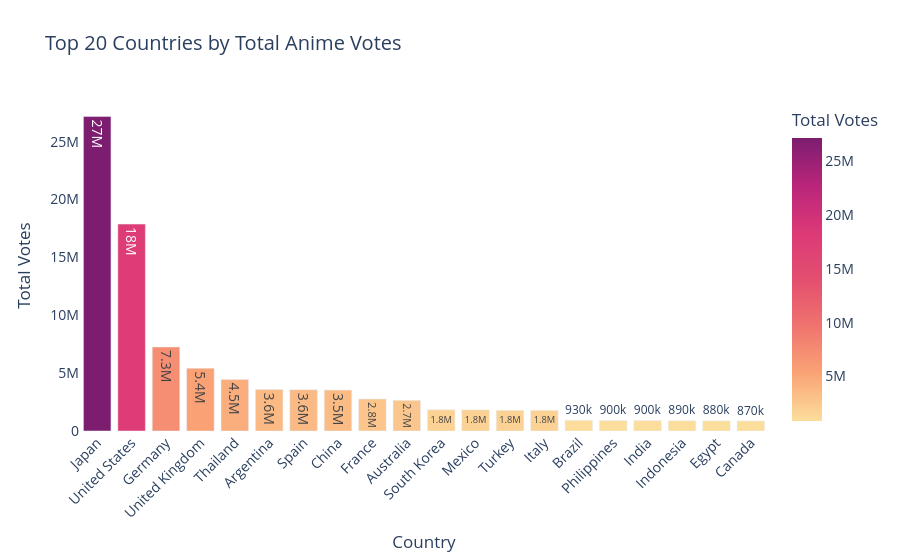

The code cell stored with this chart in its notebook:
### Markdown cell above
## 1. Countries with the most registered users

### Overview
This module manages the integration of large-scale datasets, merging user ratings (Ratings) with geographic profile data (Profiles). To overcome the hardware and memory limitations (MemoryErrors) typical of standard join operations on large data volumes, a dictionary-mapping strategy has been implemented, supported by active garbage collection management.

### Methodology and Technical Justification
Integrating large datasets (over 90 million records) presents critical challenges related to RAM management. The Pandas pd.merge() approach alone generates significant computational overhead, quickly saturating available memory due to inefficient handling of string objects (object dtypes).

To ensure system scalability, efficiency, and stability, we adopted the following process architecture:

* **Dtype Optimization:** The spatial column `location` has been converted to the type `category`. This dramatically reduces the memory footprint by storing textual data as integer indexes rather than repeated strings.
* **Dictionary-Mapping (Pseudo-Join):** Instead of performing a traditional *inner join* on tens of millions of rows, the profile data frame has been transformed into a fast-access mapping dictionary (`location_map`). The `map()` operation is significantly lighter and faster in terms of RAM allocation than an expensive relational `merge`.
* **Active Memory Management:** Explicit object lifecycle management has been implemented using the native `gc` (Garbage Collector) module. Immediately removing (de-allocating) the `profiles` dataframe once the mapping has been extracted frees up valuable resources before loading the massive ratings dataset.
* **Garbage Collection:** Invoking `gc.collect()` forces the operating system to release previously occupied but no longer used memory, radically mitigating the risk of crashes.

### Performance Considerations
The adoption of this memory-optimized algorithmic construct allows the entire dataset to be processed and merged in an extremely short amount of time. This timeframe represents an optimal trade-off in relation to the volume of data processed, ensuring the generation of a robust unified dataset without compromising local hardware limitations.

### Code cell
functionsCountries.topCountriesVotes(user_ratings)

### Figure 1 — Plotly figure (JSON) as saved in the notebook; plotly's stock layout.template omitted (floating-point values rounded to 4 significant figures)
{"data": [{"hovertemplate": "Country=%{x}<br>Total Votes=%{marker.color}<extra></extra>", "legendgroup": "", "marker": {"color": [27172582, 17877846, 7256574, 5426302, 4460375, 3588565, 3571550, 3535904, 2766028, 2651440, 1837111, 1826286, 1786213, 1780612, 930187, 902269, 900682, 888943, 875822, 867536], "coloraxis": "coloraxis", "pattern": {"shape": ""}}, "name": "", "orientation": "v", "showlegend": false, "textposition": "auto", "texttemplate": "%{y:.2s}", "type": "bar", "x": ["Japan", "United States", "Germany", "United Kingdom", "Thailand", "Argentina", "Spain", "China", "France", "Australia", "South Korea", "Mexico", "Turkey", "Italy", "Brazil", "Philippines", "India", "Indonesia", "Egypt", "Canada"], "xaxis": "x", "y": [27172582, 17877846, 7256574, 5426302, 4460375, 3588565, 3571550, 3535904, 2766028, 2651440, 1837111, 1826286, 1786213, 1780612, 930187, 902269, 900682, 888943, 875822, 867536], "yaxis": "y"}], "layout": {"barmode": "relative", "coloraxis": {"colorbar": {"title": {"text": "Total Votes"}}, "colorscale": [[0, "rgb(252, 222, 156)"], [0.1667, "rgb(250, 164, 118)"], [0.3333, "rgb(240, 116, 110)"], [0.5, "rgb(227, 79, 111)"], [0.6667, "rgb(220, 57, 119)"], [0.8333, "rgb(185, 37, 122)"], [1, "rgb(124, 29, 111)"]]}, "font": {"size": 14}, "legend": {"tracegroupgap": 0}, "plot_bgcolor": "rgba(0,0,0,0)", "title": {"text": "Top 20 Countries by Total Anime Votes"}, "xaxis": {"anchor": "y", "domain": [0, 1], "tickangle": -45, "title": {"text": "Country"}}, "yaxis": {"anchor": "x", "domain": [0, 1], "title": {"text": "Total Votes"}}}}
